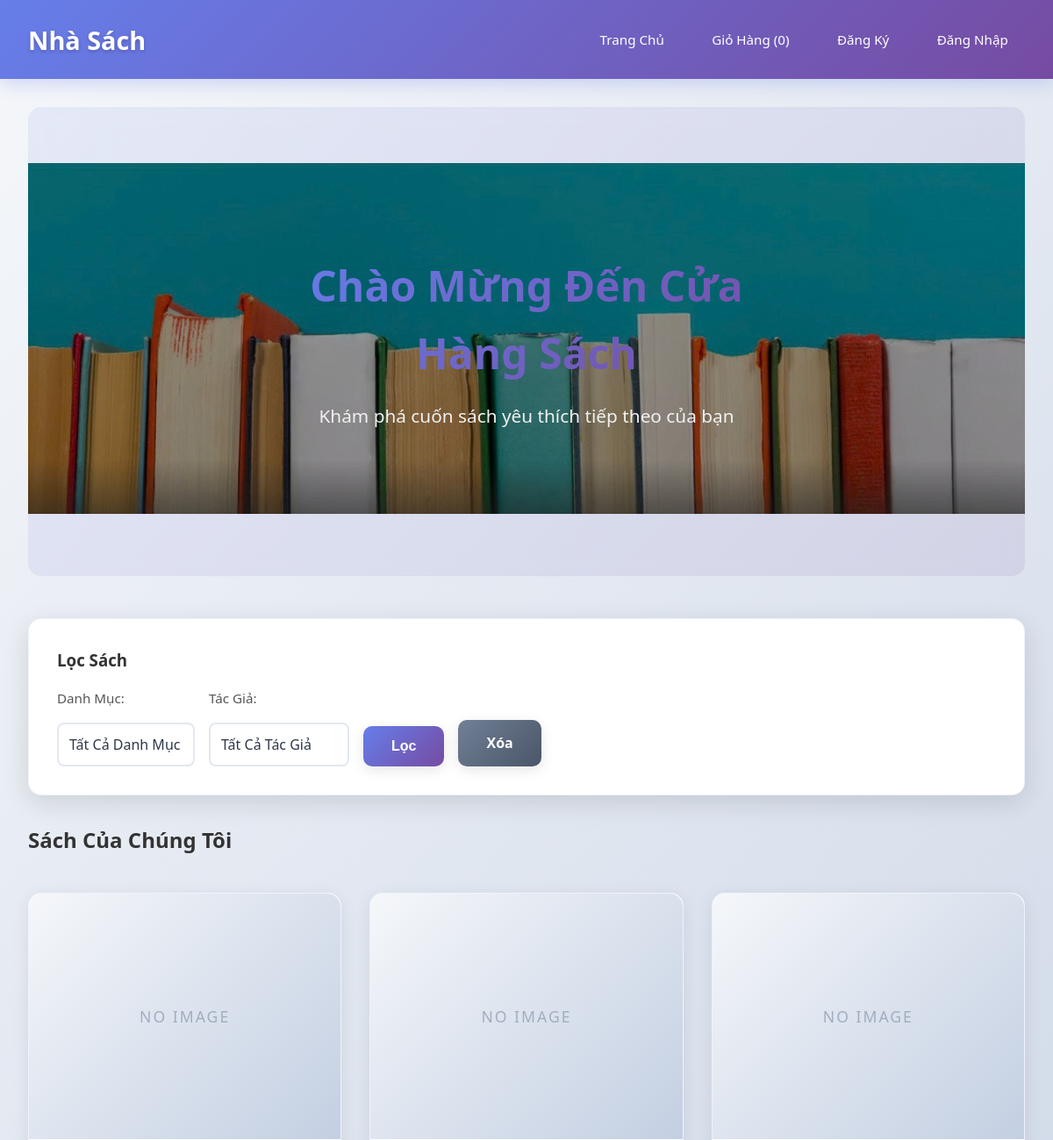
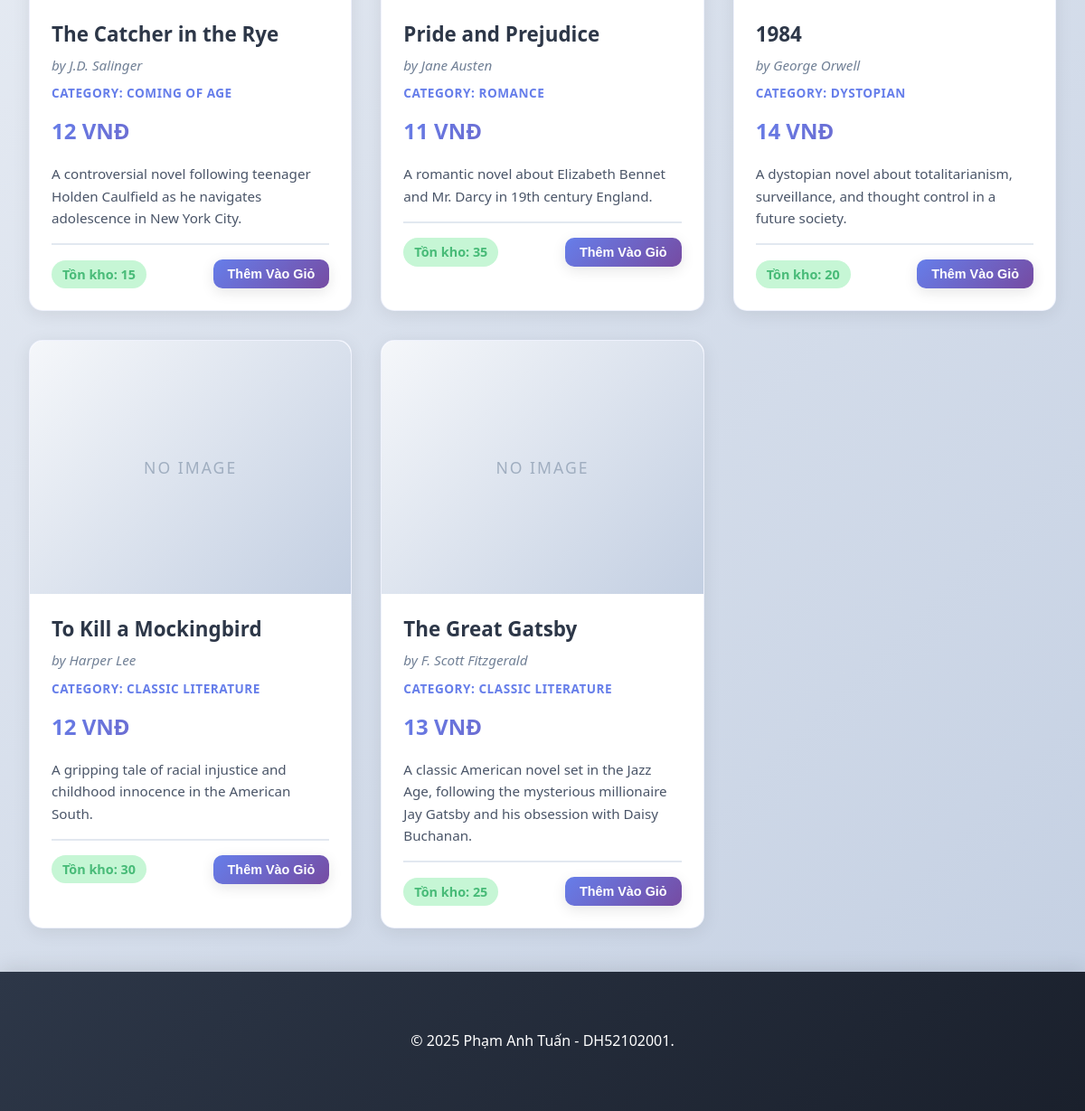
The page / on the database its author committed (2 pictures, top to bottom).
### tables this page shows
CREATE TABLE books (
    id INT AUTO_INCREMENT PRIMARY KEY,
    title VARCHAR(255) NOT NULL,
    author_id INT NOT NULL,
    category_id INT NOT NULL,
    description TEXT,
    price DECIMAL(10, 2) DEFAULT 0.00,
    stock INT DEFAULT 0,
    image_url VARCHAR(500) DEFAULT NULL,
    created_at TIMESTAMP DEFAULT CURRENT_TIMESTAMP,
    updated_at TIMESTAMP DEFAULT CURRENT_TIMESTAMP ON UPDATE CURRENT_TIMESTAMP,
    FOREIGN KEY (author_id) REFERENCES authors(id) ON DELETE CASCADE,
    FOREIGN KEY (category_id) REFERENCES categories(id) ON DELETE CASCADE
);

CREATE TABLE authors (
    id INT AUTO_INCREMENT PRIMARY KEY,
    name VARCHAR(255) NOT NULL,
    bio TEXT,
    created_at TIMESTAMP DEFAULT CURRENT_TIMESTAMP,
    updated_at TIMESTAMP DEFAULT CURRENT_TIMESTAMP ON UPDATE CURRENT_TIMESTAMP
);

CREATE TABLE categories (
    id INT AUTO_INCREMENT PRIMARY KEY,
    name VARCHAR(255) NOT NULL,
    description TEXT,
    created_at TIMESTAMP DEFAULT CURRENT_TIMESTAMP,
    updated_at TIMESTAMP DEFAULT CURRENT_TIMESTAMP ON UPDATE CURRENT_TIMESTAMP
);

### index.php (the view, shortened to what this page needs)
<?php
require_once 'config/database.php';
$query = "SELECT b.*, a.name AS author_name, c.name AS category_name
          FROM books b
          INNER JOIN authors a ON b.author_id = a.id
          INNER JOIN categories c ON b.category_id = c.id
          WHERE 1=1";
$params = [];
$query .= " ORDER BY b.id DESC";
try {
    $stmt = $pdo->prepare($query);
    $stmt->execute($params);
    $books = $stmt->fetchAll(PDO::FETCH_ASSOC);
} catch (PDOException $e) {
    $books = [];
    $error = "Lỗi khi tải danh sách sách: " . $e->getMessage();
}
?>
<!DOCTYPE html>
<html lang="vi">
<head>
    <link rel="stylesheet" href="assets/css/style.css?v=<?php echo time(); ?>">
</head>
<body>
<?php include 'includes/header.php'; ?>
<main class="container">
  <section class="hero">
    <img src="assets/image/anhnen.jpg" class="hero-img">
    <div class="hero-text">
        <h2>Chào Mừng Đến Cửa Hàng Sách</h2>
        <p>Khám phá cuốn sách yêu thích tiếp theo của bạn</p>
    </div>
</section>
    <section class="filters">
        <h3>Lọc Sách</h3>
        <form method="GET" action="index.php" class="filter-form">
            <div class="filter-group">
                <label for="category">Danh Mục:</label>
                <select name="category" id="category">
                    <option value="">Tất Cả Danh Mục</option>
                </select>
            </div>
            <div class="filter-group">
                <label for="author">Tác Giả:</label>
                <select name="author" id="author">
                    <option value="">Tất Cả Tác Giả</option>
                </select>
            </div>
            <button type="submit" class="btn btn-primary">Lọc</button>
            <a href="index.php" class="btn btn-secondary">Xóa</a>
        </form>
    </section>
    <section class="books-section">
        <h2>Sách Của Chúng Tôi</h2>
        <?php if (empty($books)): ?>
            <div class="no-books">
                <p>Hiện chưa có sách nào. <a href="add_book.php">Thêm sách</a></p>
            </div>
        <?php else: ?>
            <div class="books-grid">
                <?php foreach ($books as $book): ?>
                    <?php
                    $imgSrc = $book['image_url'] ?? '';
                    ?>
                    <div class="book-card">
                        <div class="book-cover">
                            <?php if (!empty($imgSrc)): ?>
                                <img src="<?php echo htmlspecialchars($imgSrc); ?>"
                                     alt="<?php echo htmlspecialchars($book['title']); ?>"
                                     class="book-thumb">
                            <?php else: ?>
                                <span class="book-icon">NO IMAGE</span>
                            <?php endif; ?>
                        </div>
                        <div class="book-info">
                            <h3><?php echo htmlspecialchars($book['title']); ?></h3>
                            <p class="book-author">by <?php echo htmlspecialchars($book['author_name']); ?></p>
                            <p class="book-category">Category: <?php echo htmlspecialchars($book['category_name']); ?></p>
                            <p class="book-price"><?php echo number_format($book['price'], 0, ',', '.'); ?> VNĐ</p>
                            <p class="book-description"><?php echo htmlspecialchars($book['description']); ?></p>
                            <div class="book-actions">
                                <span class="book-stock">Tồn kho: <?php echo $book['stock']; ?></span>
                                <?php if ($book['stock'] > 0): ?>
                                    <button
                                        class="btn btn-primary btn-sm"
                                        onclick="addToCart(
                                            <?php echo $book['id']; ?>,
                                            '<?php echo htmlspecialchars($book['title']); ?>',
                                            <?php echo $book['price']; ?>,
                                            <?php echo $book['stock']; ?>
                                        )">
                                        Thêm Vào Giỏ
                                    </button>
                                <?php else: ?>
                                    <span class="out-of-stock">Hết Hàng</span>
                                <?php endif; ?>
                            </div>
                        </div>
                    </div>
                <?php endforeach; ?>
            </div>
        <?php endif; ?>
    </section>
</main>
<?php include 'includes/footer.php'; ?>
</body>
</html>

### includes/header.php (shortened to what this page needs)
<?php
$is_admin = isset($_SESSION['customer_id']) && ($_SESSION['role'] ?? 'user') === 'admin';
$is_in_admin_folder = (strpos($_SERVER['PHP_SELF'], '/admin/') !== false || strpos($_SERVER['REQUEST_URI'], '/admin/') !== false);
$base_path = $is_in_admin_folder ? '../' : '';
?>
<header class="<?php echo ($is_admin || $is_in_admin_folder) ? 'admin-header' : ''; ?>">
    <div class="container">
        <div class="header-brand">
            <h1><a href="<?php echo $is_in_admin_folder ? 'index.php' : ($base_path ? $base_path . 'index.php' : 'index.php'); ?>">
                <?php echo $is_in_admin_folder ? 'Admin' : 'Nhà Sách'; ?>
            </a></h1>
        </div>
        <nav>
            <?php if (isset($_SESSION['customer_id'])): ?>
                <?php if (($_SESSION['role'] ?? 'user') === 'admin'): ?>
                    <?php if ($is_in_admin_folder): ?>
                        <a href="<?php echo $base_path; ?>index.php">Xem Cửa Hàng</a>
                        <a href="index.php">Bảng Điều Khiển</a>
                        <a href="books.php">Quản Lý Sách</a>
                        <a href="<?php echo $base_path; ?>authors.php">Tác Giả</a>
                        <a href="<?php echo $base_path; ?>categories.php">Danh Mục</a>
                        <a href="orders.php">Đơn Hàng</a>
                        <a href="customers.php">Khách Hàng</a>
                    <?php else: ?>
                        <a href="index.php">Trang Chủ</a>
                        <a href="admin/index.php">Bảng Điều Khiển</a>
                        <a href="admin/books.php">Quản Lý Sách</a>
                        <a href="authors.php">Tác Giả</a>
                        <a href="categories.php">Danh Mục</a>
                    <?php endif; ?>
                    <span class="user-welcome">Quản trị: <?php echo htmlspecialchars($_SESSION['customer_name']); ?></span>
                <?php else: ?>
                    <a href="<?php echo $base_path; ?>index.php">Trang Chủ</a>
                    <a href="<?php echo $base_path; ?>cart.php">Giỏ Hàng (<span id="cart-count">0</span>)</a>
                    <span class="user-welcome">Xin chào, <?php echo htmlspecialchars($_SESSION['customer_name']); ?>!</span>
                    <a href="<?php echo $base_path; ?>orders.php">Đơn Hàng Của Tôi</a>
                <?php endif; ?>
                <a href="<?php echo $base_path; ?>logout.php">Đăng Xuất</a>
            <?php else: ?>
                <a href="<?php echo $base_path; ?>index.php">Trang Chủ</a>
                <a href="<?php echo $base_path; ?>cart.php">Giỏ Hàng (<span id="cart-count">0</span>)</a>
                <a href="<?php echo $base_path; ?>register.php">Đăng Ký</a>
                <a href="<?php echo $base_path; ?>login.php">Đăng Nhập</a>
            <?php endif; ?>
        </nav>
    </div>
</header>

### includes/footer.php
<footer>
    <div class="container">
        <p>&copy; <?php echo date('Y'); ?> Phạm Anh Tuấn - DH52102001.</p>
    </div>
</footer>

### rows shown on the page
books: title "The Catcher in the Rye", author.name "J.D. Salinger", category.name "COMING OF AGE", price "12", description "A controversial novel following teenager Holden Caulfield as he navigates adolescence in New York City.", stock "15"
books: title "Pride and Prejudice", author.name "Jane Austen", category.name "ROMANCE", price "11", description "A romantic novel about Elizabeth Bennet and Mr. Darcy in 19th century England.", stock "35"
books: title "1984", author.name "George Orwell", category.name "DYSTOPIAN", price "14", description "A dystopian novel about totalitarianism, surveillance, and thought control in a future society.", stock "20"
books: title "To Kill a Mockingbird", author.name "Harper Lee", category.name "CLASSIC LITERATURE", price "12", description "A gripping tale of racial injustice and childhood innocence in the American South.", stock "30"
books: title "The Great Gatsby", author.name "F. Scott Fitzgerald", category.name "CLASSIC LITERATURE", price "13", description "A classic American novel set in the Jazz Age, following the mysterious millionaire Jay Gatsby and his obsession with Daisy Buchanan.", stock "25"
